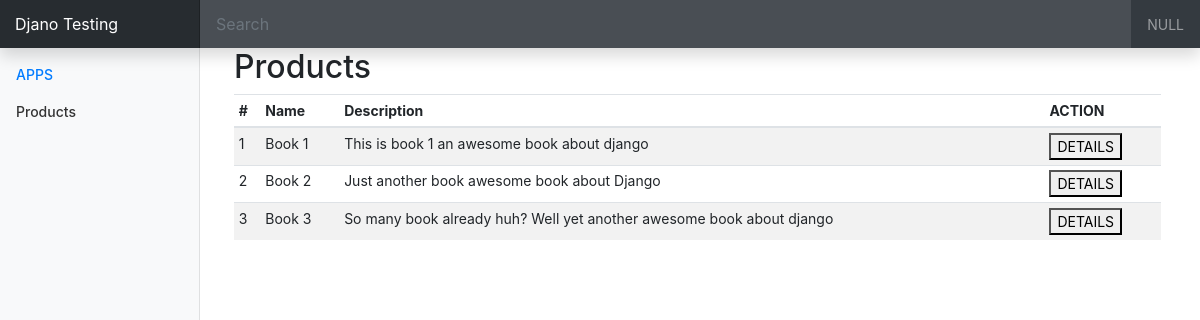
Screenshot of /products/ with the database file from the repository.
### products/models.py (models this page shows, shortened)
class Product(models.Model):
	name = models.CharField(max_length=100)
	description = models.TextField()
	price = models.DecimalField(max_digits=5, decimal_places=2)
	quantity = models.IntegerField()
	published_on = models.DateTimeField()

### products/views.py (the view)
def products_index(request):
    products = Product.objects.all()
    return render(request, 'products/index.html', {'products':products})

### products/templates/products/index.html
{% extends 'app/app.html' %}
{% block content %}
<h2>Products</h2>
<div class="table-responsive">
	<table class="table table-striped table-sm">
		<thead>
			<tr>
				<th>#</th>
				<th>Name</th>
				<th>Description</th>
				<th>ACTION</th>
			</tr>
		</thead>
		<tbody>
			{% for product in products %}
			<tr>
				<td>{{ product.id }}</td>
				<td>{{ product.name }}</td>
				<td>{{ product.description }}</td>
				<td> <a href="/products/{{ product.id }}"><button>DETAILS</button></a></td>
			</tr>
			{% endfor %}
		</tbody>
	</table>
</div>
{% endblock %}

### app/templates/app/app.html (shortened to what this page needs)
<!doctype html>
<html lang="en">
<head>
  {% load staticfiles %}
  <link rel="stylesheet" href="{% static 'css/bootstrap.min.css' %}" type="text/css">
  <link rel="stylesheet" href="{% static 'css/dashboard.css' %}" type="text/css">
</head>
<body class="container-fluid">
 <nav class="navbar navbar-dark fixed-top bg-dark flex-md-nowrap p-0 shadow">
  <a class="navbar-brand col-sm-3 col-md-2 mr-0" href="{% url 'index' %}">Djano Testing</a>
  <input class="form-control form-control-dark w-100" type="text" placeholder="Search" aria-label="Search">
  <ul class="navbar-nav px-3">
    <li class="nav-item text-nowrap">
      <a class="nav-link" href="#">NULL</a>
    </li>
  </ul>
</nav>
<div class="container-fluid">
  <div class="row">
    <nav class="col-md-2 d-none d-md-block bg-light sidebar">
      <div class="sidebar-sticky">
        <ul class="nav flex-column">
          <li class="nav-item">
            <a class="nav-link active" href="#">
              APPS<span class="sr-only">(current)</span>
            </a>
          </li>
          <li class="nav-item">
            <a class="nav-link" href="{% url 'products_index' %}">
              Products
            </a>
          </li>
        </ul>
      </div>
    </nav>
    <main role="main" class="col-md-9 ml-sm-auto col-lg-10 px-4">
      {% block content %}
      {% endblock %}
    </main>
  </div>
</div>
</body>
</html>

### app/static/css/dashboard.css (style rules this page uses)
body { font-size: .875rem; }
.sidebar { position: fixed; top: 0; bottom: 0; left: 0; z-index: 100; padding: 48px 0 0; box-shadow: inset -1px 0 0 rgba(0, 0, 0, .1); }
.sidebar-sticky { position: relative; top: 0; height: calc(100vh - 48px); padding-top: .5rem; overflow-x: hidden; overflow-y: auto; }
.sidebar .nav-link { font-weight: 500; color: #333; }
.sidebar .nav-link.active { color: #007bff; }
[role="main"] { padding-top: 48px; }
.navbar-brand { padding-top: .75rem; padding-bottom: .75rem; font-size: 1rem; background-color: rgba(0, 0, 0, .25); box-shadow: inset -1px 0 0 rgba(0, 0, 0, .25); }
.navbar .form-control { padding: .75rem 1rem; border-width: 0; border-radius: 0; }
.form-control-dark { color: #fff; background-color: rgba(255, 255, 255, .1); border-color: rgba(255, 255, 255, .1); }

### rows the page displays
Product: id "1", name "Book 1", description "This is book 1 an awesome book about django"
Product: id "2", name "Book 2", description "Just another book awesome book about Django"
Product: id "3", name "Book 3", description "So many book already huh? Well yet another awesome book about django"
